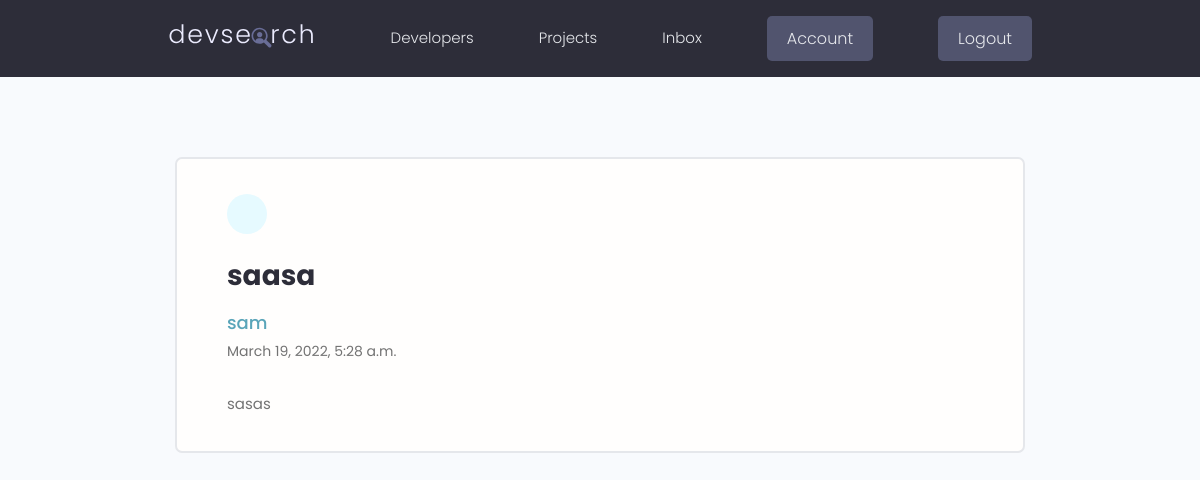
Screenshot of /message/dfef6658-be53-490c-b37e-907bf03458ea/ (signed in) with the database file from the repository.
### users/models.py (models this page shows, shortened)
class Message(models.Model):
    sender = models.ForeignKey(Profile, on_delete=models.SET_NULL, null=True, blank=True)
    recipient = models.ForeignKey(Profile, on_delete=models.SET_NULL, null=True, blank=True, related_name="messages")
    name = models.CharField(max_length=200, blank=True, null=True)
    email = models.EmailField(max_length=200, blank=True, null=True)
    subject = models.CharField(max_length=200, blank=True, null=True)
    body = models.TextField()
    is_read = models.BooleanField(default=False, null=True)
    created = models.DateTimeField(auto_now_add=True)
    id = models.UUIDField(default=uuid.uuid4, unique=True, primary_key=True, editable=False)
    class Meta:
        ordering = ['is_read', '-created']

### users/views.py (the view)
# urls.py: path('message/<str:pk>/', views.viewMessage, name="message"),
@login_required(login_url='login')
def viewMessage(request, pk):
    profile = request.user.profile
    message = profile.messages.get(id=pk)
    if message.is_read == False:
        message.is_read = True
        message.save()
    context = {'message': message}
    return render(request, 'users/message.html', context)

### users/templates/users/message.html (shortened to what this page needs)
{% extends 'main.html' %}
{% block content %}
  <main class="messagePage my-xl">
    <div class="content-box">
      <div class="message">
        <a class="backButton" href="{% url 'inbox' %}"></a>
        <h2 class="message__subject">{{message.subject}}</h4>
          {% if message.sender %}
          <a href="{% url 'user-profile' message.sender.id %}" class="message__author">{{message.name}}</a>
          {% else %}
          <a class="message__author">{{message.name}}</a>
          {% endif %}
          <p class="message__date">{{message.created}}</p>
          <div class="message__body">{{message.body|linebreaksbr}}</div>
      </div>
    </div>
  </main>
{% endblock %}

### static/styles/app.css (style rules this page uses)
:root { --color-sub: #2d2d39; }
.content-box { width: 95%; max-width: 85rem; margin: 0 auto; }
.message { padding: 2.5rem 0; }
.message > a { display: flex; gap: 1rem; }
.message__author, .message__date { flex-basis: 25%; }
.message__subject { flex-basis: 50%; }
.message__date { text-align: right; }
.messagePage .message { list-style: none; background: var(--color-white); padding: 3.5rem 5rem; border: 2px solid var(--color-light); border-radius: 0.7rem; }
.messagePage .message__subject { font-size: 2.8rem; color: var(--color-sub); margin-bottom: 1rem; margin-top: 2rem; }
.messagePage .message__author { font-size: 1.8rem; font-weight: 500; }
.messagePage .message__date { font-size: 1.4rem; font-weight: 400; text-align: left; margin-bottom: 3rem; }
.backButton { background: var(--color-main-light); color: var(--color-main); width: 4rem; height: 4rem; display: flex; align-items: center; justify-content: center; border-radius: 50%; }

### static/uikit/styles/modules/_variables.css (style rules this page uses)
:root { --color-main: #5aa5b9; --color-main-light: #e6faff; --color-sub: #3f4156; --color-sub-light: #51546e; --color-sub-lighter: #ededfd; --color-text: #737373; --color-gray: #8b8b8b; --color-light: #e5e7eb; --color-light-gray: #767676; --color-bg: #f8fafd; --color-white: #fffefd; --color-white-light: #f3f3f3; --color-success: #359e64; --color-success-bg: #def8e8; --color-error: #fc4b0b; --color-error-bg: #fff2ee; --font-base: 'Poppins', arial, helvetica, 'Segoe UI', roboto, ubuntu, sans-serif; --font-monospace: 'Fira Code', 'Courier New', courier, monospace; --font-regular: 300; --font-medium: 500; --font-bold: 700; --generic-shadow: 1px 1px 5px #00000010; --generic-transition: all 0.3s ease-in-out; }

### static/uikit/styles/modules/_base.css (style rules this page uses)
* { margin: 0; padding: 0; box-sizing: border-box; text-rendering: optimizeLegibility; color: inherit; font-size: inherit; }
html { font-size: 50%; }
@media only screen and (min-width: 480px) { html { font-size: 56.25%; } }
@media only screen and (min-width: 1200px) { html { font-size: 62.5%; } }
body { line-height: 1.6; font-weight: 400; font-size: 1.5rem; color: var(--color-text); background-color: var(--color-bg); min-height: 100vh; }

### static/uikit/styles/modules/_typography.css (style rules this page uses)
* { font-family: var(--font-base); }
h2 { font-size: 3.6rem; font-weight: var(--font-bold); }
p, span, strong { font-size: 1.6rem; color: var(--color-text); font-weight: var(--font-regular); }
a { padding-bottom: 2px; text-decoration: none; display: inline-block; color: var(--color-main); font-weight: var(--font-medium); }

### static/uikit/styles/modules/_utilities.css (style rules this page uses)
.my-xl { margin: 8rem auto; }

### rows the page displays
Message: subject "saasa", name "sam", created "March 19, 2022, 5:28 a.m.", body "sasas"
